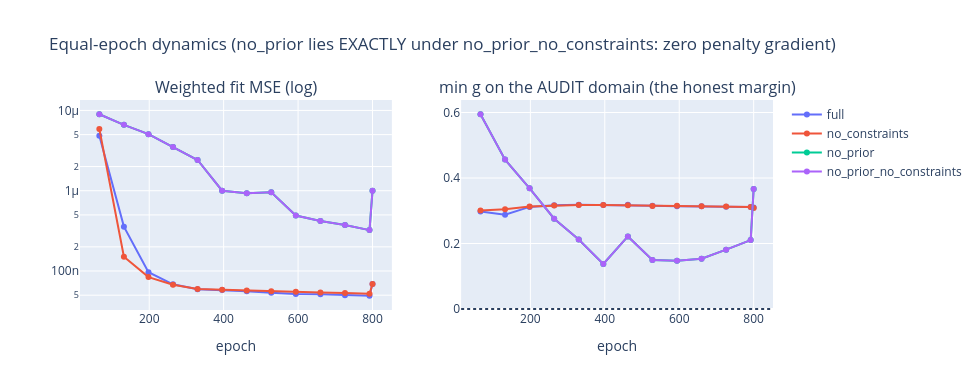

The code cell stored with this chart in its notebook:
### Markdown cell above
## 3. Synthetic validation with equal-epoch ablations and a λ sweep

Ground truth: a known SSVI surface; **sparse, irregular, noisy** quotes; a prior *fitted from the
quotes* (so it is deliberately misspecified and the corrector has genuine work). Four variants,
**all trained for the same number of epochs**:

| Variant | Prior | Constraints | Tests |
|---|---|---|---|
| **full** | SSVI | on | the proposed method |
| no_constraints | SSVI | off | do penalties matter? |
| no_prior | flat | on | does the prior matter? |
| no_prior_no_constraints | flat | off | the naive MLP baseline |

**How to read a "no-arbitrage-anywhere" outcome.** With an arbitrage-free truth, a well-fitted
prior and mild noise, $g$ can stay positive throughout training for *every* variant — and then
$\nabla\,\mathrm{ReLU}(-g)^2 = 0$ *exactly*: the penalized and unpenalized runs follow the **same
trajectory**. Expect the two `no_prior` rows to come out **identical to the last digit**, and the
`no_prior` trace to be invisible on the plot because it lies exactly under
`no_prior_no_constraints`. That is the finding, not a copy-paste error: **on clean data the prior
does the protective work and the penalties are dormant.**

### Code cell
# ---------- ground truth and sparse quotes ----------
TRUE = dict(rho=-0.55, eta=0.9, gamma=0.42)
theta_true = lambda t: 0.045 * t ** 0.95


def sample_quotes(n_per=(6, 14), taus=(0.06, 0.14, 0.27, 0.5, 0.9, 1.4), noise=0.015, seed=1,
                  inflate=None, bump=None):
    """inflate=(slice_idx, factor): multiply one slice (calendar stressor).
    bump=(slice_idx, amp, center, width): local Gaussian bump (butterfly stressor)."""
    r = onp.random.default_rng(seed)
    ks, ts, ws = [], [], []
    for i, t in enumerate(taus):
        n = r.integers(*n_per)
        k = onp.sort(r.uniform(-0.45, 0.3, n))
        w = ssvi_w_np(k, theta_true(t), **TRUE) * (1 + noise * r.standard_normal(n))
        if inflate is not None and i == inflate[0]:
            w = w * inflate[1]
        if bump is not None and i == bump[0]:
            w = w * (1 + bump[1] * onp.exp(-((k - bump[2]) / bump[3]) ** 2))
        ks.append(k); ts.append(onp.full(n, t)); ws.append(onp.asarray(w))
    return onp.concatenate(ks), onp.concatenate(ts), onp.concatenate(ws)


kq, tq, wq = sample_quotes()
wtq = iv_target_weights(wq, tq)
print(f"{len(kq)} sparse quotes over {len(onp.unique(tq))} maturities")


# ---------- fit the prior on the sparse quotes (weighted, gamma in (0,1)) ----------
def fit_prior(kq, tq, wq, wtq):
    taus = onp.unique(tq)
    th_hat = onp.array([onp.interp(0.0, kq[tq == t], wq[tq == t]) for t in taus])
    A = onp.vstack([onp.ones_like(taus), onp.log(taus)]).T
    coef, *_ = onp.linalg.lstsq(A, onp.log(th_hat), rcond=None)
    alpha, beta = float(onp.exp(coef[0])), float(coef[1])

    def sse(p):
        rho, eta, gamma = p
        tot = 0.0
        for t in taus:
            msk = tq == t
            r_ = ssvi_w_np(kq[msk], alpha * t ** beta, rho, eta, gamma) - wq[msk]
            tot += float(onp.sum(wtq[msk] * r_ * r_))
        return tot

    best = None
    for x0 in [(-0.5, 1.0, 0.3), (-0.7, 0.6, 0.4)]:
        r = minimize(sse, x0, method="Nelder-Mead")
        if best is None or r.fun < best.fun:
            best = r
    rho, eta, gamma = best.x
    return dict(rho=float(rho), eta=float(eta), gamma=float(onp.clip(gamma, 0.05, 0.95)),
                alpha=alpha, beta=beta)


prior_p = fit_prior(kq, tq, wq, wtq)
print("fitted prior:", {k: round(v, 4) for k, v in prior_p.items()})
prior = make_prior(**prior_p)
prior_flat = make_prior(rho=0.0, eta=1e-6, gamma=0.3, alpha=prior_p["alpha"], beta=prior_p["beta"])

# ---------- collocation + scaling + domains ----------
k_lo, k_hi = float(kq.min()), float(kq.max())
t_lo, t_hi = float(tq.min()), float(tq.max())
kc, tc, kcal, tcal, kw, tw, GAP_B, GAP_CAL = make_collocation(k_lo, k_hi, t_lo, t_hi, verbose=True)

E_LO, E_HI = ext_range(k_lo, k_hi)
EXT_DOM = (E_LO, E_HI, t_lo, t_hi)
K_SC = max(abs(E_LO), abs(E_HI))
T_MID, T_SC = (t_lo + t_hi) / 2, (t_hi - t_lo) / 2
print(f"quoted k [{k_lo:+.3f},{k_hi:+.3f}] -> audited k [{E_LO:+.3f},{E_HI:+.3f}] | "
      f"tau [{t_lo:.3f},{t_hi:.3f}] | max bfly tau gap {GAP_B:.3f}y | max calendar tau gap {GAP_CAL:.3f}y")


# ---------- dense ground truth AT THE QUOTED MATURITIES (fair to per-slice models) ----------
def dense_truth(nk=45):
    kg = onp.linspace(kq.min(), kq.max(), nk)
    tg = onp.unique(tq)
    KK, TT = onp.meshgrid(kg, tg)
    WW = onp.asarray(ssvi_w_np(KK, theta_true(TT), **TRUE))
    return KK, TT, WW


KK, TT, WW = dense_truth()


def rmse_iv_on_grid(w_model, params, KK, TT, WW):
    w_hat = onp.asarray(
        w_model(params, np.array(KK.ravel()), np.array(TT.ravel()))).reshape(KK.shape)
    return float(onp.sqrt(onp.mean((onp.sqrt(onp.maximum(w_hat, 1e-12) / TT)
                                    - onp.sqrt(WW / TT)) ** 2)))


# ---------- four variants, SAME epoch budget ----------
variants = {}
t0 = time.time()
for name, pr, lb, lc in [
    ("full",                    prior,      LAMBDA_BFLY, LAMBDA_CAL),
    ("no_constraints",          prior,      0.0,         0.0),
    ("no_prior",                prior_flat, LAMBDA_BFLY, LAMBDA_CAL),
    ("no_prior_no_constraints", prior_flat, 0.0,         0.0),
]:
    wm = make_model(pr, K_SC, T_MID, T_SC)
    p_fit, logs = train_logged(wm, init_mlp([2, *HIDDEN, 1], seed=SEED), kq, tq, wq, wtq,
                               kc, tc, kcal, tcal, kw, tw, lb, lc, EPOCHS_ABL, ext_dom=EXT_DOM)
    comp = loss_components(wm, p_fit, kq, tq, wq, wtq, kc, tc, kcal, tcal, EXT_DOM)
    variants[name] = dict(model=wm, params=p_fit, logs=logs,
                          rmse_iv=rmse_iv_on_grid(wm, p_fit, KK, TT, WW), **comp)
    print(f"[{name:>24}] RMSE(IV,truth) {variants[name]['rmse_iv']*100:6.3f} vp | "
          f"min g nodes {comp['min_g']:+.4f} / audit {comp['min_g_ext']:+.4f} | "
          f"min d_tau w audit {comp['min_cal_ext']:+.2e} | "
          f"viol bfly {comp['bfly_viol_pct_ext']:.1f}% cal {comp['cal_viol_pct_ext']:.1f}% "
          f"({time.time()-t0:.0f}s)")
    report_blind_spots(name, comp)


# ---------- training dynamics: fit AND the extended-domain arbitrage margin ----------
fig = make_subplots(rows=1, cols=2, subplot_titles=(
    "Weighted fit MSE (log)", "min g on the AUDIT domain (the honest margin)"))
cols = {"full": "#636efa", "no_constraints": "#ef553b",
        "no_prior": "#00cc96", "no_prior_no_constraints": "#ab63fa"}
for name, col in cols.items():
    L = variants[name]["logs"]
    fig.add_trace(go.Scatter(x=[l["epoch"] for l in L], y=[max(l["fit"], 1e-14) for l in L],
                             name=name, line=dict(color=col)), 1, 1)
    fig.add_trace(go.Scatter(x=[l["epoch"] for l in L], y=[l["min_g_ext"] for l in L],
                             name=name, line=dict(color=col), showlegend=False), 1, 2)
fig.update_yaxes(type="log", row=1, col=1)
fig.add_hline(y=0, line_dash="dot", row=1, col=2)
fig.update_xaxes(title_text="epoch")
fig.update_layout(
    width=980, height=390,
    title="Equal-epoch dynamics (no_prior lies EXACTLY under no_prior_no_constraints: "
          "zero penalty gradient)")
fig.show()

### Figure 1 — Plotly figure (JSON) as saved in the notebook; plotly's stock layout.template omitted (floating-point values rounded to 4 significant figures)
{"data": [{"line": {"color": "#636efa"}, "name": "full", "type": "scatter", "x": [66, 132, 198, 264, 330, 396, 462, 528, 594, 660, 726, 792, 800], "xaxis": "x", "y": [4.838e-06, 3.572e-07, 9.673e-08, 6.827e-08, 5.947e-08, 5.793e-08, 5.593e-08, 5.355e-08, 5.185e-08, 5.141e-08, 4.999e-08, 4.92e-08, 6.893e-08], "yaxis": "y"}, {"line": {"color": "#636efa"}, "name": "full", "showlegend": false, "type": "scatter", "x": [66, 132, 198, 264, 330, 396, 462, 528, 594, 660, 726, 792, 800], "xaxis": "x2", "y": [0.2979, 0.2879, 0.3118, 0.3167, 0.3187, 0.3178, 0.318, 0.3156, 0.3138, 0.3137, 0.3122, 0.3117, 0.3098], "yaxis": "y2"}, {"line": {"color": "#ef553b"}, "name": "no_constraints", "type": "scatter", "x": [66, 132, 198, 264, 330, 396, 462, 528, 594, 660, 726, 792, 800], "xaxis": "x", "y": [5.877e-06, 1.507e-07, 8.402e-08, 6.734e-08, 5.973e-08, 5.834e-08, 5.705e-08, 5.585e-08, 5.524e-08, 5.409e-08, 5.312e-08, 5.209e-08, 6.902e-08], "yaxis": "y"}, {"line": {"color": "#ef553b"}, "name": "no_constraints", "showlegend": false, "type": "scatter", "x": [66, 132, 198, 264, 330, 396, 462, 528, 594, 660, 726, 792, 800], "xaxis": "x2", "y": [0.3008, 0.3048, 0.3132, 0.3161, 0.3177, 0.3174, 0.3164, 0.3141, 0.3151, 0.314, 0.313, 0.3117, 0.3083], "yaxis": "y2"}, {"line": {"color": "#00cc96"}, "name": "no_prior", "type": "scatter", "x": [66, 132, 198, 264, 330, 396, 462, 528, 594, 660, 726, 792, 800], "xaxis": "x", "y": [8.964e-06, 6.615e-06, 5.067e-06, 3.497e-06, 2.414e-06, 1e-06, 9.29e-07, 9.596e-07, 4.908e-07, 4.21e-07, 3.737e-07, 3.233e-07, 1.001e-06], "yaxis": "y"}, {"line": {"color": "#00cc96"}, "name": "no_prior", "showlegend": false, "type": "scatter", "x": [66, 132, 198, 264, 330, 396, 462, 528, 594, 660, 726, 792, 800], "xaxis": "x2", "y": [0.5946, 0.4561, 0.3686, 0.2758, 0.2122, 0.1373, 0.2216, 0.1498, 0.1475, 0.1535, 0.1812, 0.2104, 0.3666], "yaxis": "y2"}, {"line": {"color": "#ab63fa"}, "name": "no_prior_no_constraints", "type": "scatter", "x": [66, 132, 198, 264, 330, 396, 462, 528, 594, 660, 726, 792, 800], "xaxis": "x", "y": [8.964e-06, 6.615e-06, 5.067e-06, 3.497e-06, 2.414e-06, 1e-06, 9.29e-07, 9.596e-07, 4.908e-07, 4.21e-07, 3.737e-07, 3.233e-07, 1.001e-06], "yaxis": "y"}, {"line": {"color": "#ab63fa"}, "name": "no_prior_no_constraints", "showlegend": false, "type": "scatter", "x": [66, 132, 198, 264, 330, 396, 462, 528, 594, 660, 726, 792, 800], "xaxis": "x2", "y": [0.5946, 0.4561, 0.3686, 0.2758, 0.2122, 0.1373, 0.2216, 0.1498, 0.1475, 0.1535, 0.1812, 0.2104, 0.3666], "yaxis": "y2"}], "layout": {"annotations": [{"font": {"size": 16}, "showarrow": false, "text": "Weighted fit MSE (log)", "x": 0.225, "xanchor": "center", "xref": "paper", "y": 1, "yanchor": "bottom", "yref": "paper"}, {"font": {"size": 16}, "showarrow": false, "text": "min g on the AUDIT domain (the honest margin)", "x": 0.775, "xanchor": "center", "xref": "paper", "y": 1, "yanchor": "bottom", "yref": "paper"}], "height": 390, "shapes": [{"line": {"dash": "dot"}, "type": "line", "x0": 0, "x1": 1, "xref": "x2 domain", "y0": 0, "y1": 0, "yref": "y2"}], "title": {"text": "Equal-epoch dynamics (no_prior lies EXACTLY under no_prior_no_constraints: zero penalty gradient)"}, "width": 980, "xaxis": {"anchor": "y", "domain": [0, 0.45], "title": {"text": "epoch"}}, "xaxis2": {"anchor": "y2", "domain": [0.55, 1], "title": {"text": "epoch"}}, "yaxis": {"anchor": "x", "domain": [0, 1], "type": "log"}, "yaxis2": {"anchor": "x2", "domain": [0, 1]}}}
